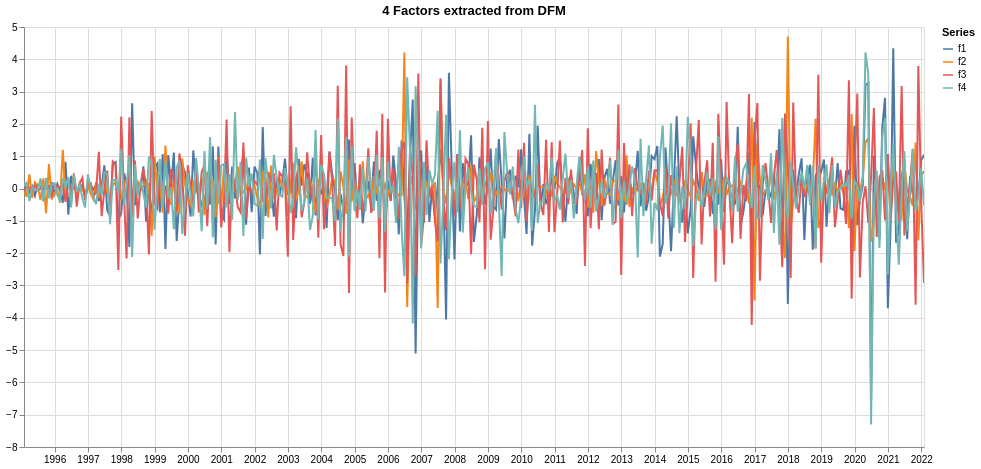

Notebook code cell kept with this figure:
### Code cell
eda.plot_time_series_altair(factor_series, "4 Factors extracted from DFM")

### Figure 1 — Vega specification as saved in the notebook (floating-point values rounded to 4 significant figures; data arrays with more than 128 entries replaced by an {"elided": "..."} marker saying what was removed)
{"$schema": "https://vega.github.io/schema/vega/v5.json", "data": [{"name": "param_19_store"}, {"name": "param_20_store"}, {"name": "source_0", "values": {"elided": "1300 records"}, "transform": [{"type": "formula", "expr": "toDate(datum['Date'])", "as": "Date"}]}, {"name": "source_0_y_domain_Value", "values": [{"min": -7.303, "max": 4.703}]}, {"name": "source_0_color_domain_Variable", "values": [{"Variable": "f1"}, {"Variable": "f2"}, {"Variable": "f3"}, {"Variable": "f4"}]}], "signals": [{"name": "unit", "value": {}, "on": [{"events": "pointermove", "update": "isTuple(group()) ? group() : unit"}]}, {"name": "param_19_Variable_legend", "value": null, "on": [{"events": [{"source": "view", "markname": "Variable_legend_symbols", "type": "click"}, {"source": "view", "markname": "Variable_legend_labels", "type": "click"}, {"source": "view", "markname": "Variable_legend_entries", "type": "click"}], "update": "isDefined(datum.value) ? datum.value : item().items[0].items[0].datum.value", "force": true}, {"events": [{"source": "view", "type": "click"}], "update": "!event.item || !datum ? null : param_19_Variable_legend", "force": true}]}, {"name": "param_19", "update": "vlSelectionResolve(\"param_19_store\", \"union\", true, true)"}, {"name": "param_20", "update": "vlSelectionResolve(\"param_20_store\", \"union\")"}, {"name": "param_19_tuple", "update": "param_19_Variable_legend !== null ? {fields: param_19_tuple_fields, values: [param_19_Variable_legend]} : null"}, {"name": "param_19_tuple_fields", "value": [{"type": "E", "field": "Variable"}]}, {"name": "param_19_toggle", "value": false, "on": [{"events": {"merge": [{"source": "view", "type": "click"}]}, "update": "true"}]}, {"name": "param_19_modify", "on": [{"events": {"signal": "param_19_tuple"}, "update": "modify(\"param_19_store\", param_19_toggle ? null : param_19_tuple, param_19_toggle ? null : true, param_19_toggle ? param_19_tuple : null)"}]}, {"name": "param_20_Date", "on": [{"events": [{"source": "view", "type": "dblclick"}], "update": "null"}, {"events": {"signal": "param_20_translate_delta"}, "update": "panLinear(param_20_translate_anchor.extent_x, -param_20_translate_delta.x / width)"}, {"events": {"signal": "param_20_zoom_delta"}, "update": "zoomLinear(domain(\"x\"), param_20_zoom_anchor.x, param_20_zoom_delta)"}]}, {"name": "param_20_Value", "on": [{"events": [{"source": "view", "type": "dblclick"}], "update": "null"}, {"events": {"signal": "param_20_translate_delta"}, "update": "panLinear(param_20_translate_anchor.extent_y, param_20_translate_delta.y / height)"}, {"events": {"signal": "param_20_zoom_delta"}, "update": "zoomLinear(domain(\"y\"), param_20_zoom_anchor.y, param_20_zoom_delta)"}]}, {"name": "param_20_tuple", "on": [{"events": [{"signal": "param_20_Date || param_20_Value"}], "update": "param_20_Date && param_20_Value ? {unit: \"\", fields: param_20_tuple_fields, values: [param_20_Date,param_20_Value]} : null"}]}, {"name": "param_20_tuple_fields", "value": [{"field": "Date", "channel": "x", "type": "R"}, {"field": "Value", "channel": "y", "type": "R"}]}, {"name": "param_20_translate_anchor", "value": {}, "on": [{"events": [{"source": "scope", "type": "pointerdown"}], "update": "{x: x(unit), y: y(unit), extent_x: domain(\"x\"), extent_y: domain(\"y\")}"}]}, {"name": "param_20_translate_delta", "value": {}, "on": [{"events": [{"source": "window", "between": [{"source": "scope", "type": "pointerdown"}, {"source": "window", "type": "pointerup"}], "consume": true, "type": "pointermove"}], "update": "{x: param_20_translate_anchor.x - x(unit), y: param_20_translate_anchor.y - y(unit)}"}]}, {"name": "param_20_zoom_anchor", "on": [{"events": [{"source": "scope", "type": "wheel", "consume": true}], "update": "{x: invert(\"x\", x(unit)), y: invert(\"y\", y(unit))}"}]}, {"name": "param_20_zoom_delta", "on": [{"events": [{"source": "scope", "consume": true, "type": "wheel"}], "update": "pow(1.001, event.deltaY * pow(16, event.deltaMode))", "force": true}]}, {"name": "param_20_modify", "on": [{"events": {"signal": "param_20_tuple"}, "update": "modify(\"param_20_store\", param_20_tuple, true)"}]}], "marks": [{"type": "group", "name": "pathgroup", "from": {"facet": {"data": "source_0", "name": "faceted_path_main", "groupby": ["Variable"]}}, "encode": {"update": {"height": {"field": {"signal": null, "datum": null, "group": "height", "parent": null}}, "width": {"field": {"signal": null, "datum": null, "group": "width", "parent": null}}}}, "marks": [{"type": "line", "name": "marks", "from": {"data": "faceted_path_main"}, "sort": {"field": "x"}, "encode": {"update": {"tooltip": {"signal": "{\"Date\": timeFormat(datum[\"Date\"], '%b %d, %Y'), \"Variable\": isValid(datum[\"Variable\"]) ? datum[\"Variable\"] : \"\"+datum[\"Variable\"], \"Value\": format(datum[\"Value\"], \"\")}"}, "x": {"field": "Date", "scale": "x"}, "y": {"field": "Value", "scale": "y"}, "stroke": {"field": "Variable", "scale": "color"}, "opacity": [{"value": 1, "test": "!length(data(\"param_19_store\")) || vlSelectionTest(\"param_19_store\", datum)"}, {"value": 0.12}], "defined": {"signal": "isValid(datum[\"Date\"]) && isFinite(+datum[\"Date\"]) && isValid(datum[\"Value\"]) && isFinite(+datum[\"Value\"])"}}}, "interactive": true, "style": ["line"], "clip": true}]}], "scales": [{"name": "x", "type": "time", "domain": {"data": "source_0", "field": "Date"}, "range": [0, {"signal": "width"}], "domainRaw": {"signal": "param_20[\"Date\"]"}}, {"name": "y", "type": "linear", "domain": [{"signal": "(data(\"source_0_y_domain_Value\")[0] || {}).min"}, {"signal": "(data(\"source_0_y_domain_Value\")[0] || {}).max"}], "range": [{"signal": "height"}, 0], "zero": true, "domainRaw": {"signal": "param_20[\"Value\"]"}, "nice": true}, {"name": "color", "type": "ordinal", "domain": {"data": "source_0_color_domain_Variable", "field": "Variable", "sort": true}, "range": "category"}], "axes": [{"scale": "x", "zindex": 0, "tickCount": {"signal": "ceil(width/40)"}, "aria": false, "grid": true, "maxExtent": 0, "minExtent": 0, "domain": false, "gridScale": "y", "orient": "bottom", "ticks": false, "labels": false}, {"scale": "y", "tickCount": {"signal": "ceil(height/40)"}, "gridScale": "x", "aria": false, "orient": "left", "labels": false, "grid": true, "zindex": 0, "domain": false, "minExtent": 0, "maxExtent": 0, "ticks": false}, {"scale": "x", "grid": false, "orient": "bottom", "tickCount": {"signal": "ceil(width/40)"}, "zindex": 0, "labelOverlap": true, "labelFlush": true}, {"scale": "y", "zindex": 0, "labelOverlap": true, "grid": false, "orient": "left", "tickCount": {"signal": "ceil(height/40)"}}], "title": {"text": "4 Factors extracted from DFM", "frame": "group"}, "padding": 5, "width": 900, "style": "cell", "height": 420, "background": "white", "legends": [{"title": "Series", "stroke": "color", "symbolType": "stroke", "encode": {"labels": {"name": "Variable_legend_labels", "interactive": true, "update": {"opacity": [{"test": "(!length(data(\"param_19_store\")) || (param_19[\"Variable\"] && indexof(param_19[\"Variable\"], datum.value) >= 0))", "value": 1}, {"value": 0.35}]}}, "symbols": {"name": "Variable_legend_symbols", "interactive": true, "update": {"opacity": [{"test": "(!length(data(\"param_19_store\")) || (param_19[\"Variable\"] && indexof(param_19[\"Variable\"], datum.value) >= 0))", "value": 1}, {"value": 0.35}]}}, "entries": {"name": "Variable_legend_entries", "interactive": true, "update": {"fill": {"value": "transparent"}}}}}]}
